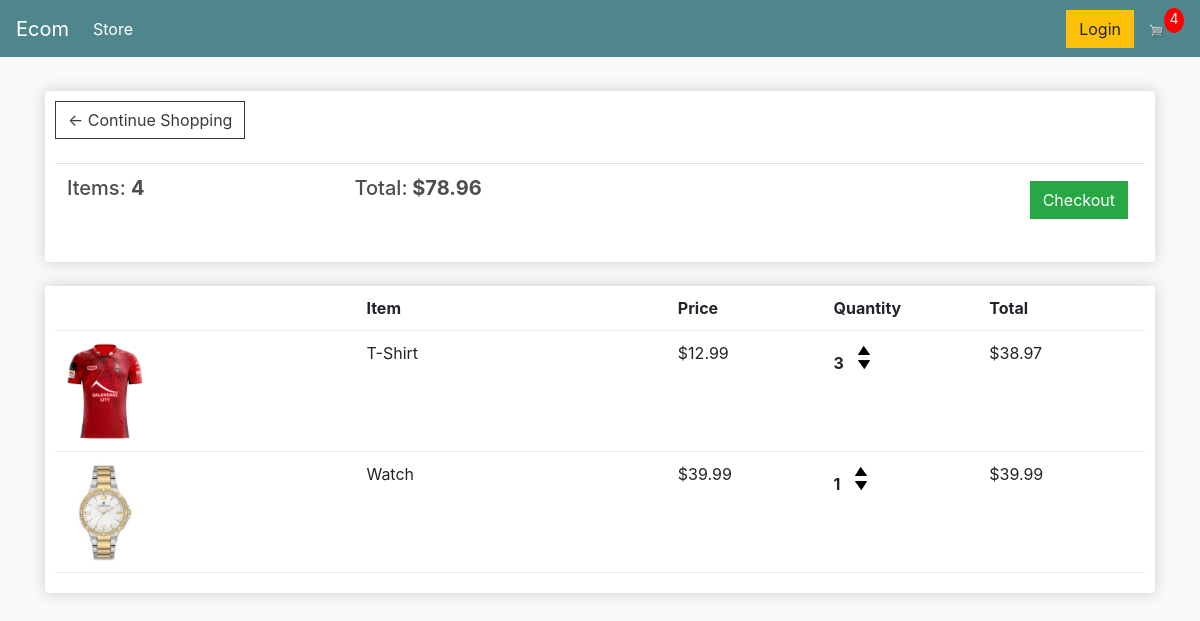
The app's page /cart/ (signed in) with its own data.
### store/models.py (models this page shows, shortened)
class Order(models.Model):
	customer = models.ForeignKey(Customer, on_delete=models.SET_NULL, null=True, blank=True)
	date_ordered = models.DateTimeField(auto_now_add=True)
	complete = models.BooleanField(default=False)
	transaction_id = models.CharField(max_length=100, null=True)
	@property
	def get_cart_total(self):
		orderitems = self.orderitem_set.all()
		total = sum([item.get_total for item in orderitems])
		return total
	@property
	def get_cart_items(self):
		orderitems = self.orderitem_set.all()
		total = sum([item.quantity for item in orderitems])
		return total

class OrderItem(models.Model):
	product = models.ForeignKey(Product, on_delete=models.SET_NULL, null=True)
	order = models.ForeignKey(Order, on_delete=models.SET_NULL, null=True)
	quantity = models.IntegerField(default=0, null=True, blank=True)
	date_added = models.DateTimeField(auto_now_add=True)
	@property
	def get_total(self):
		total = self.product.price * self.quantity
		return total

class Product(models.Model):
	name = models.CharField(max_length=200)
	price = models.FloatField()
	digital = models.BooleanField(default=False,null=True, blank=True)
	image = models.ImageField(null=True, blank=True)
	@property
	def imageURL(self):
		try:
			url = self.image.url
		except:
			url = ''
		return url

### store/views.py (the view)
# urls.py: path('cart/', views.cart, name="cart"),
def cart(request):
	data = cartData(request)
	cartItems = data['cartItems']
	order = data['order']
	items = data['items']
	context = {'items':items, 'order':order, 'cartItems':cartItems}
	return render(request, 'store/cart.html', context)

### store/utils.py (called while the page is built)
def cartData(request):
	if request.user.is_authenticated:
		customer = request.user.customer
		order, created = Order.objects.get_or_create(customer=customer, complete=False)
		items = order.orderitem_set.all()
		cartItems = order.get_cart_items
	else:
		cookieData = cookieCart(request)
		cartItems = cookieData['cartItems']
		order = cookieData['order']
		items = cookieData['items']
	return {'cartItems':cartItems ,'order':order, 'items':items}

### store/templates/store/cart.html
{% extends 'store/main.html' %}
{% load static %}
{% block content %}
	<div class="row">
		<div class="col-lg-12">
			<div class="box-element">
				<a  class="btn btn-outline-dark" href="{% url 'store' %}">&#x2190; Continue Shopping</a>
				<br>
				<br>
				<table class="table">
					<tr>
						<th><h5>Items: <strong>{{order.get_cart_items}}</strong></h5></th>
						<th><h5>Total:<strong> ${{order.get_cart_total|floatformat:2}}</strong></h5></th>
						<th>
							<a  style="float:right; margin:5px;" class="btn btn-success" href="{% url 'checkout' %}">Checkout</a>
						</th>
					</tr>
				</table>
			</div>
			<br>
			<div class="box-element">
				<div class="cart-row">
					<div style="flex:2"></div>
					<div style="flex:2"><strong>Item</strong></div>
					<div style="flex:1"><strong>Price</strong></div>
					<div style="flex:1"><strong>Quantity</strong></div>
					<div style="flex:1"><strong>Total</strong></div>
				</div>
				{% for item in items %}
				<div class="cart-row">
					<div style="flex:2"><img class="row-image" src="{{item.product.imageURL}}"></div>
					<div style="flex:2"><p>{{item.product.name}}</p></div>
					<div style="flex:1"><p>${{item.product.price|floatformat:2}}</p></div>
					<div style="flex:1">
						<p class="quantity">{{item.quantity}}</p>
						<div class="quantity">
							<img data-product="{{item.product.id}}" data-action="add" class="chg-quantity update-cart" src="{% static  'images/3+arrow-up.png' %}">
							<img data-product="{{item.product.id}}" data-action="remove" class="chg-quantity update-cart" src="{% static  'images/2+arrow-down.png' %}">
						</div>
					</div>
					<div style="flex:1"><p>${{item.get_total|floatformat:2}}</p></div>
				</div>
				{% endfor %}
			</div>
		</div>
	</div>
{% endblock content %}

### static/css/main.css (style rules this page uses)
body { background-color: hsl(0, 0%, 98%); }
h1,h2,h3,h4,h5,h6 { color:hsl(0, 0%, 30%); }
.box-element { box-shadow:hsl(0, 0%, 80%) 0 0 16px; background-color: #fff; border-radius: 4px; padding: 10px; }
.col-lg-4, .col-lg-6, .col-lg-8, .col-lg-12 { margin-top: 10px; }
.btn { border-radius: 0; }
.row-image { width: 100px; }
.cart-row { display: flex; align-items: flex-stretch; padding-bottom: 10px; margin-bottom: 10px; border-bottom: 1px solid #ececec; }
.quantity { display: inline-block; font-weight: 700; padding-right:10px; }
.chg-quantity { width: 12px; cursor: pointer; display: block; margin-top: 5px; transition:.1s; }

### records on screen
Order: get_cart_items "4", get_cart_total "78.96"
OrderItem: product.imageURL (picture), product.name "T-Shirt", product.price "12.99", quantity "3", get_total "38.97"
OrderItem: product.imageURL (picture), product.name "Watch", product.price "39.99", quantity "1", get_total "39.99"

### other values on screen
{{ cartItems }} "4"
